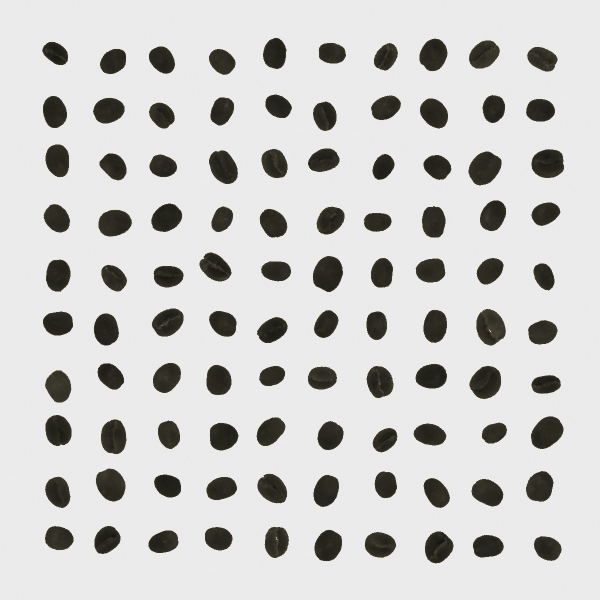
#> input picture app/tests/darklot/black_beans_synthetic.jpg, 1200 x 1200 px (shown at 1/2 size)
$ python -i beanfinder.py   (imports and definitions only)
#> lines starting #> are read from the running program, lines starting #| are printed output that depends on the picture; after the words box and inside, x2 and y2 are one past the last pixel; in counts of white or black regions, pixels touching at a corner belong together
#> further down, picture is the input picture: PIL image 1200x1200 RGB; mean R, G, B 204.6, 204.3, 202.7
"""Farz bean finder — deterministic image processing, NO machine learning.

This file is the reference implementation. The phone app runs a line-for-line JavaScript port
(app/src/lib/beanfinder.ts) and parity is tested against this file. Keep every step portable:
downscale, white-point from the sheet, threshold (Otsu), 3x3 morphology, connected components.

Crop contract (shared with the classifier and the app):
  - work image = photo downscaled so the longest side <= WORK_MAX px
  - colours are normalised so the sheet's median colour maps to SHEET_TARGET (white balance from the cloth)
  - each bean crop = its bounding box, padded by PAD of the larger side, made square, filled with SHEET_TARGET,
    resized to CROP px (bilinear). Model input = RGB float in [0,1], NCHW.
"""
from dataclasses import dataclass, field
import numpy as np
from PIL import Image

WORK_MAX = 1200        # longest side of the working image
SHEET_TARGET = 235.0   # sheet colour after white balance (per channel)
PAD = 0.18             # crop padding, fraction of the bean's larger side
CROP = 128             # classifier input size
MIN_BEANS, MAX_BEANS = 20, 160

@dataclass
class Bean:
    x0: int; y0: int; x1: int; y1: int; area: int
    touching: bool = False
    crop: np.ndarray = field(default=None, repr=False)  # CROPxCROPx3 uint8

@dataclass
class Result:
    beans: list
    work: np.ndarray          # white-balanced working image (uint8 HxWx3)
    scale: float              # work px per original px
    checks: dict              # quality-gate outcomes
    median_area: float

def _otsu(values: np.ndarray) -> float:
    hist = np.bincount(np.clip(values, 0, 255).astype(np.int64).ravel(), minlength=256).astype(np.float64)
    total = hist.sum(); sum_all = (np.arange(256) * hist).sum()
    w_b = 0.0; sum_b = 0.0; best, thr = -1.0, 0
    for t in range(256):
        w_b += hist[t]
        if w_b == 0: continue
        w_f = total - w_b
        if w_f == 0: break
        sum_b += t * hist[t]
        m_b, m_f = sum_b / w_b, (sum_all - sum_b) / w_f
        between = w_b * w_f * (m_b - m_f) ** 2
        if between > best: best, thr = between, t
    return float(thr)

def _erode(m):  # 3x3 erosion, border treated as background
    p = np.pad(m, 1, constant_values=False)
    out = np.ones_like(m, dtype=bool)
    for dy in range(3):
        for dx in range(3):
            out &= p[dy:dy + m.shape[0], dx:dx + m.shape[1]]
    return out

def _dilate(m):
    p = np.pad(m, 1, constant_values=False)
    out = np.zeros_like(m, dtype=bool)
    for dy in range(3):
        for dx in range(3):
            out |= p[dy:dy + m.shape[0], dx:dx + m.shape[1]]
    return out

def _components(mask):
    """4-connected labelling, iterative flood fill (same as the JS port)."""
    h, w = mask.shape
    labels = np.zeros((h, w), np.int32)
    comps = []
    flat = mask.ravel(); lab = labels.ravel()
    nxt = 1
    for start in np.flatnonzero(flat):
        if lab[start]: continue
        stack = [start]; lab[start] = nxt
        xs0 = w; ys0 = h; xs1 = ys1 = -1; area = 0
        while stack:
            i = stack.pop(); y, x = divmod(i, w); area += 1
            if x < xs0: xs0 = x
            if x > xs1: xs1 = x
            if y < ys0: ys0 = y
            if y > ys1: ys1 = y
            for j in (i - 1 if x > 0 else -1, i + 1 if x < w - 1 else -1, i - w if y > 0 else -1, i + w if y < h - 1 else -1):
                if j >= 0 and flat[j] and not lab[j]:
                    lab[j] = nxt; stack.append(j)
        comps.append((xs0, ys0, xs1 + 1, ys1 + 1, area)); nxt += 1
    return comps

def _laplacian_var(gray):
    g = gray.astype(np.float32)
    lap = -4 * g[1:-1, 1:-1] + g[:-2, 1:-1] + g[2:, 1:-1] + g[1:-1, :-2] + g[1:-1, 2:]
    return float(lap.var())

def find_beans(img: Image.Image) -> Result:
    img = img.convert("RGB")
    s = min(1.0, WORK_MAX / max(img.size))
#> s = 1
    if s < 1.0:
        img = img.resize((round(img.width * s), round(img.height * s)), Image.BILINEAR)
    a = np.asarray(img).astype(np.float32)
    h, w, _ = a.shape
#> h = 1200; w = 1200
    # 1) sheet colour = median of a 4% border band (beans are expected in the middle)
    b = max(2, int(0.04 * min(h, w)))
#> b = 48
    border = np.concatenate([a[:b].reshape(-1, 3), a[-b:].reshape(-1, 3), a[:, :b].reshape(-1, 3), a[:, -b:].reshape(-1, 3)])
    sheet = np.median(border, axis=0)
#> sheet = [235, 235, 235]
    # 2) white balance from the sheet
    wb = np.clip(a * (SHEET_TARGET / np.maximum(sheet, 1.0)), 0, 255)
    # 3) "how different from the sheet": max of darkness and chroma
    luma = 0.299 * wb[..., 0] + 0.587 * wb[..., 1] + 0.114 * wb[..., 2]
    chroma = wb.max(-1) - wb.min(-1)
    diff = np.maximum(SHEET_TARGET - luma, chroma * 1.5)
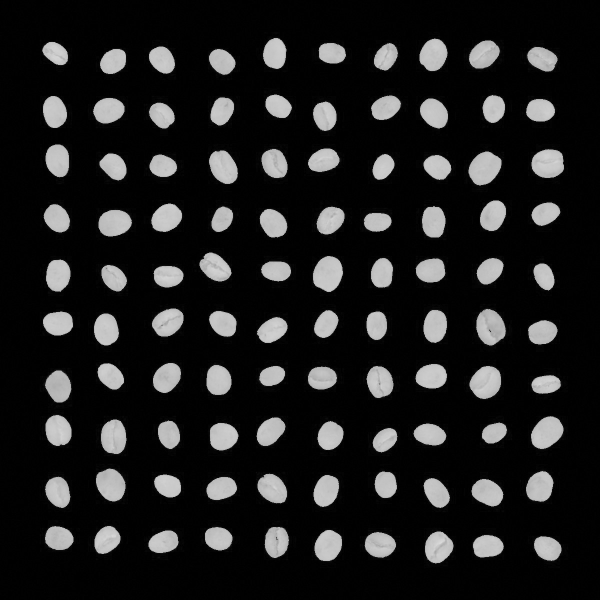
#> diff: shape (1200, 1200) float32 (shown at 1/2 size); min 0, max 219.3, mean 31.3
    thr = max(_otsu(diff), 18.0)
#> in _otsu, `hist = np.bincount(np.clip(values, 0, 255).astype(np.int64).ravel(), m..`: hist = 256 values, max 593495 at index 0, min 0 at index 44, mean 5625
#> in _otsu, `total = hist.sum()`: total = 1440000
#> in _otsu, `sum_all = (np.arange(256) * hist).sum()`: sum_all = 44965972
#> the loop in _otsu, `for t in range(256):` made 220 passes
#> (w_b, w_f, sum_b, m_b, m_f, best) on passes 1 to 12: (593495, 846505, 0, 0, 53.12, 1.42e+15), (1032870, 407130, 439375, 0.425, 109.4, 4.99e+15), (1057332, 382668, 488299, 0.462, 116.2, 5.42e+15), (1119631, 320369, 675196, 0.603, 138.2, 6.8e+15), (1151264, 288736, 801728, 0.696, 153, 7.71e+15), (1153386, 286614, 812338, 0.704, 154.1, 7.77e+15), (1155511, 284489, 825088, 0.714, 155.2, 7.84e+15), (1179958, 260042, 996217, 0.844, 169.1, 8.69e+15), (1180564, 259436, 1001065, 0.848, 169.5, 8.71e+15), (1189874, 250126, 1084855, 0.912, 175.4, 9.07e+15), (1192681, 247319, 1112925, 0.933, 177.3, 9.18e+15), (1192963, 247037, 1116027, 0.936, 177.5, 9.19e+15)
#> (w_b, w_f, sum_b, m_b, m_f, between) on passes 45, 48, 49, 51, 52, 54: (1212508, 227492, 1446549, 1.19, 191.3, 9.97e+15), (1212516, 227484, 1446915, 1.19, 191.3, 9.97e+15), (1212516, 227484, 1446915, 1.19, 191.3, 9.97e+15), (1212517, 227483, 1446964, 1.19, 191.3, 9.97e+15), (1212517, 227483, 1446964, 1.19, 191.3, 9.97e+15), (1212518, 227482, 1447016, 1.19, 191.3, 9.97e+15)
#> after the loop in _otsu, `for t in range(256):`: best = 9.97e+15; sum_b = 44965534; thr = 52; w_b = 1440000
#> thr = 52
    mask = diff > thr
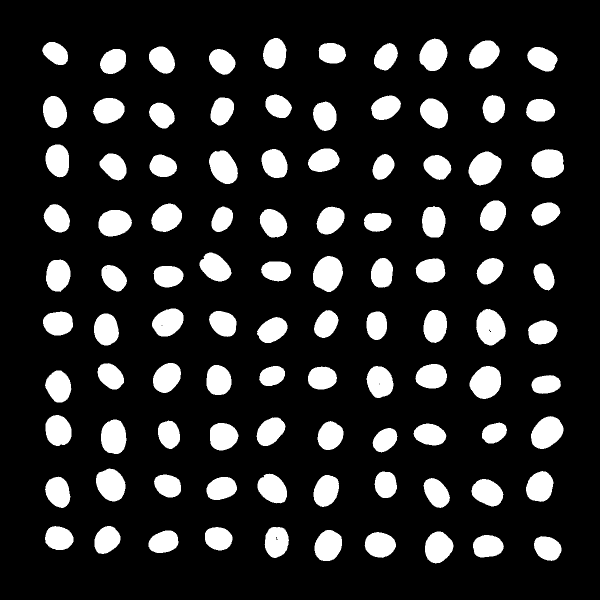
#> mask: shape (1200, 1200) bool (shown at 1/2 size); 15.8% white; 100 white regions, largest, box (x1, y1, x2, y2) and area: (626, 512, 686, 584) 3271, (937, 303, 1003, 371) 3245, (952, 618, 1012, 691) 3211
    # 4) clean: open (remove specks) then close (fill cracks)
    mask = _dilate(_erode(mask)); mask = _erode(_dilate(mask))
#> in _erode, `p = np.pad(m, 1, constant_values=False)`: p: shape (1202, 1202) bool; 15.7% white; 100 white regions, largest, box (x1, y1, x2, y2) and area: (627, 513, 687, 585) 3271, (938, 304, 1004, 372) 3245, (953, 619, 1013, 692) 3211
#> after the loop in _erode, `for dy in range(3):`: out: shape (1200, 1200) bool; 14.3% white; 100 white regions, largest, box (x1, y1, x2, y2) and area: (627, 513, 685, 583) 3010, (938, 304, 1002, 370) 2981, (954, 619, 1010, 690) 2925
#> in _dilate, `p = np.pad(m, 1, constant_values=False)`: p: shape (1202, 1202) bool; 14.2% white; 100 white regions, largest, box (x1, y1, x2, y2) and area: (628, 514, 686, 584) 3010, (939, 305, 1003, 371) 2981, (955, 620, 1011, 691) 2925
#> after the loop in _dilate, `for dy in range(3):`: out: shape (1200, 1200) bool; 15.8% white; 100 white regions, largest, box (x1, y1, x2, y2) and area: (626, 512, 686, 584) 3270, (937, 303, 1003, 371) 3245, (953, 618, 1011, 691) 3205
#> in _dilate (call 2), `p = np.pad(m, 1, constant_values=False)`: p: shape (1202, 1202) bool; 15.7% white; 100 white regions, largest, box (x1, y1, x2, y2) and area: (627, 513, 687, 585) 3270, (938, 304, 1004, 372) 3245, (954, 619, 1012, 692) 3205
#> after the loop in _dilate (call 2), `for dy in range(3):`:
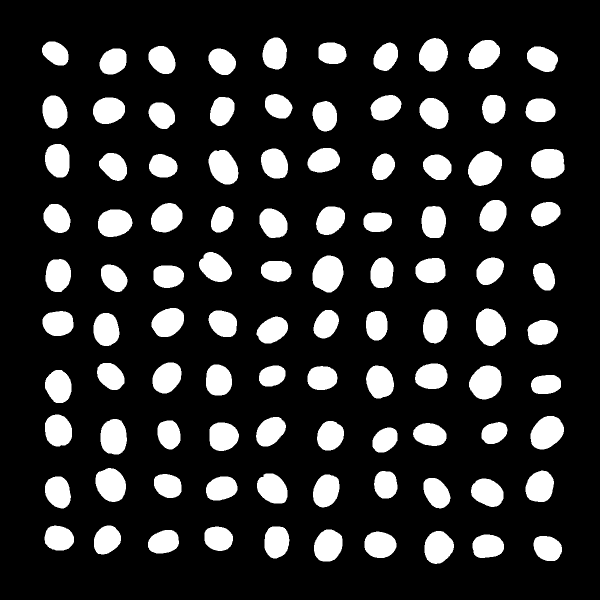
#> out: shape (1200, 1200) bool (shown at 1/2 size); 17.3% white; 100 white regions, largest, box (x1, y1, x2, y2) and area: (625, 511, 687, 585) 3538, (936, 302, 1004, 372) 3517, (952, 617, 1012, 692) 3479
#> in _erode (call 2), `p = np.pad(m, 1, constant_values=False)`:
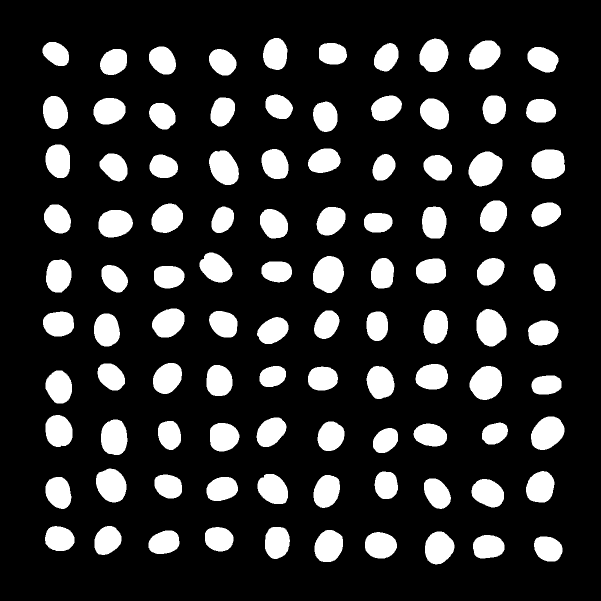
#> p: shape (1202, 1202) bool (shown at 1/2 size); 17.3% white; 100 white regions, largest, box (x1, y1, x2, y2) and area: (626, 512, 688, 586) 3538, (937, 303, 1005, 373) 3517, (953, 618, 1013, 693) 3479
#> after the loop in _erode (call 2), `for dy in range(3):`: out: shape (1200, 1200) bool; 15.8% white; 100 white regions, largest, box (x1, y1, x2, y2) and area: (626, 512, 686, 584) 3270, (937, 303, 1003, 371) 3245, (953, 618, 1011, 691) 3213
    comps = _components(mask)
#> the loop in _components, `for start in np.flatnonzero(flat):` made 227344 passes
#> start on passes 2 to 4: 91749, 91750, 91751
#> after the loop in _components, `for start in np.flatnonzero(flat):`: comps = 100 items, first 6: (526, 76, 573, 138, 2267), (839, 77, 895, 142, 2739), (938, 81, 999, 137, 2539), (85, 84, 136, 130, 1698), (638, 86, 692, 127, 1830), (748, 86, 795, 141, 1864); nxt = 101
    areas = np.array([c[4] for c in comps]) if comps else np.array([0])
#> areas = 100 values, max 3270 at index 41, min 1562 at index 76, mean 2273.4
    big = areas[areas >= max(30, 0.15 * np.percentile(areas, 90))] if comps else areas
#> big has the same summary as areas
    med = float(np.median(big)) if big.size else 0.0
#> med = 2209
    beans = []
    for (x0, y0, x1, y1, ar) in comps:
        if med == 0 or ar < 0.25 * med: continue          # specks / dust
        if x0 <= 0 or y0 <= 0 or x1 >= w or y1 >= h: continue  # cut by the frame edge
        bean = Bean(x0, y0, x1, y1, int(ar), touching=ar > 1.8 * med)
        side = max(x1 - x0, y1 - y0); pad = int(round(PAD * side)); half = side // 2 + pad
        cx, cy = (x0 + x1) // 2, (y0 + y1) // 2
        canvas = np.full((2 * half, 2 * half, 3), SHEET_TARGET, np.float32)
        sx0, sy0, sx1, sy1 = max(0, cx - half), max(0, cy - half), min(w, cx + half), min(h, cy + half)
        canvas[sy0 - (cy - half):sy1 - (cy - half), sx0 - (cx - half):sx1 - (cx - half)] = wb[sy0:sy1, sx0:sx1]
        bean.crop = np.asarray(Image.fromarray(canvas.astype(np.uint8)).resize((CROP, CROP), Image.BILINEAR))
        beans.append(bean)
#> this loop made 100 passes
#> (x0, y0, x1, y1, ar) on passes 25 to 36: (418, 301, 476, 368, 2864), (937, 303, 1003, 371, 3245), (199, 307, 253, 361, 2059), (745, 308, 789, 359, 1637), (299, 309, 354, 354, 1900), (847, 310, 902, 359, 2023), (960, 401, 1012, 462, 2430), (1063, 405, 1120, 452, 1959), (303, 407, 364, 464, 2608), (88, 409, 140, 465, 2183), (423, 413, 466, 464, 1631), (844, 413, 891, 475, 2403)
#> (x0, y0, x1, y1, ar, side, pad, half) on passes 1 to 6: (526, 76, 573, 138, 2267, 62, 11, 42), (839, 77, 895, 142, 2739, 65, 12, 44), (938, 81, 999, 137, 2539, 61, 11, 41), (85, 84, 136, 130, 1698, 51, 9, 34), (638, 86, 692, 127, 1830, 54, 10, 37), (748, 86, 795, 141, 1864, 55, 10, 37)
#> pass 1, in find_beans, `bean.crop = np.asarray(Image.fromarray(canvas.astype(np.uint8)).resize..`:
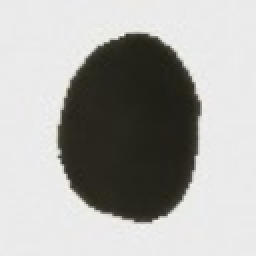
#> bean.crop: shape (128, 128, 3) (shown 2 times larger); mean of channels 0, 1, 2 172, 171.5, 168.6; drawn as R, G, B
#> after the loop:
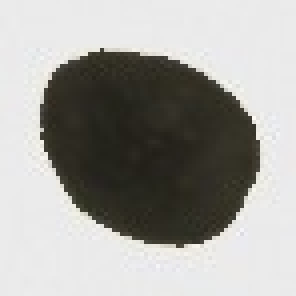
#> canvas: shape (74, 74, 3) float32 (shown 4 times larger); mean R, G, B 163.8, 162.8, 158.8
    gray = luma.astype(np.float32)
    n = len(beans)
    checks = {
        "sheet_luma": float(0.299 * sheet[0] + 0.587 * sheet[1] + 0.114 * sheet[2]),
        "too_dark": bool((0.299 * sheet[0] + 0.587 * sheet[1] + 0.114 * sheet[2]) < 90),
        "blur_var": _laplacian_var(gray),
        "too_blurry": _laplacian_var(gray) < 15.0,
        "count": n,
        "count_ok": MIN_BEANS <= n <= MAX_BEANS,
        "touching": int(sum(b.touching for b in beans)),
        "too_many_touching": sum(b.touching for b in beans) > max(2, 0.08 * max(n, 1)),
        "threshold": thr,
    }
#> in _laplacian_var, `lap = -4 * g[1:-1, 1:-1] + g[:-2, 1:-1] + g[2:, 1:-1] + g[1:-1, :-2] +..`:
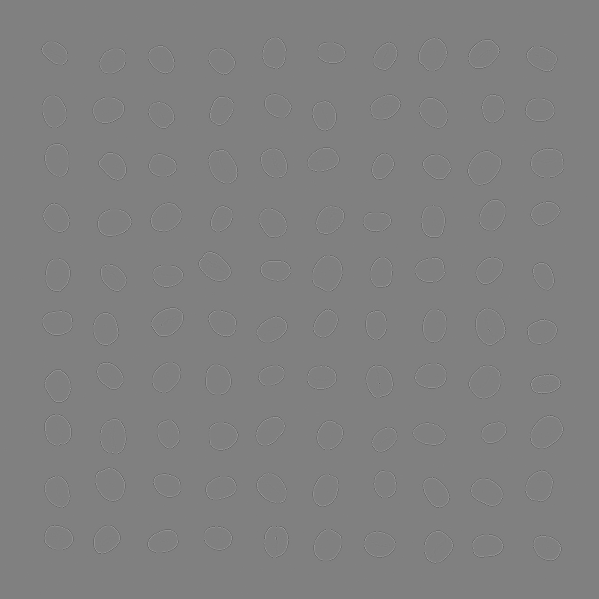
#> lap: shape (1198, 1198) float32 (shown at 1/2 size); min -570.4, max 562.8, mean 0; drawn with min black and max white
    return Result(beans, wb.astype(np.uint8), s, checks, med)

>>> from PIL import Image
>>> picture = Image.open('../../app/tests/darklot/black_beans_synthetic.jpg')
>>> result = find_beans(picture)
